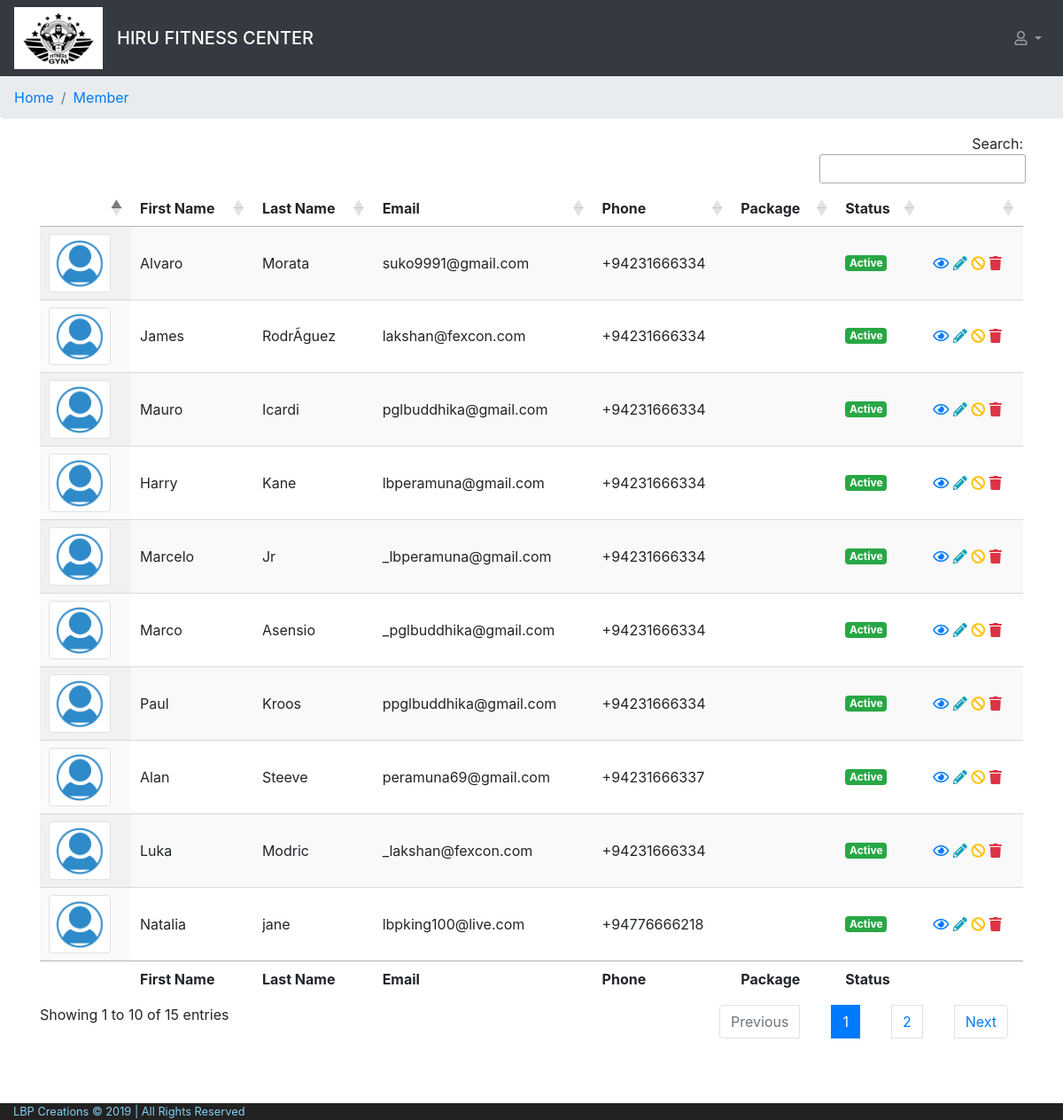
The page /cms/view/member/index.php on the database its author committed.
### tables this page shows
CREATE TABLE `member` (
  `member_id` int(11) NOT NULL,
  `membership_number` varchar(10) NOT NULL,
  `first_name` varchar(200) NOT NULL,
  `last_name` varchar(100) NOT NULL,
  `email` varchar(110) NOT NULL,
  `password` text NOT NULL COMMENT 'password of the member',
  `gender` char(1) NOT NULL COMMENT 'Male = M , Female = F',
  `dob` varchar(30) NOT NULL,
  `nic` varchar(20) NOT NULL,
  `telephone` varchar(30) NOT NULL,
  `address` varchar(200) NOT NULL,
  `image` varchar(255) NOT NULL,
  `package_id` int(11) NOT NULL COMMENT 'ID of the package ',
  `updated_by` int(11) NOT NULL COMMENT 'ID of the staff member who update the member',
  `lmd` datetime NOT NULL,
  `status` char(1) NOT NULL COMMENT 'A = Active , I = Inactive, D = Deleted'
);

### model/member.php (called while the page is built, shortened)
<?php
class Member{
    public static function displayAllMember(){
        $con=$GLOBALS['con'];
        $sql="  SELECT
                        member.member_id,
                        member.first_name,
                        member.last_name,
                        member.email,
                        member.address,
                        member.telephone,
                        member.gender,
                        member.nic,
                        member.image,
                        member.status,
                        package.package_name
                FROM member
                LEFT JOIN package ON member.package_id = package.package_id
                WHERE member.status != 'D'
                ORDER BY member.member_id DESC";
        $result=$con->query($sql);
        return $result;
    }
}

### cms/view/member/index.php (the view, shortened to what this page needs)
<?php include '../../layout/header.php'; ?>
<?php include '../../../model/member.php'; ?>
<?php
$allMember = Member::displayAllMember();
?>
<body>
    <?php include '../../layout/navBar.php';?>
    <nav aria-label="breadcrumb">
    <ol class="breadcrumb">
        <li class="breadcrumb-item" aria-current="page"><a href="../dashboard/dashboard.php">Home</a></li>
        <li class="breadcrumb-item active" aria-current="page"><a href="#">Member</a></li>
    </ol>
    </nav>
    <div class="container">
        <table id="example" class="display" style="width:100%">
            <thead>
                <tr>
                    <th>&nbsp;</th>
                    <th>First Name</th>
                    <th>Last Name</th>
                    <th>Email</th>
                    <th>Phone</th>
                    <th>Package</th>
                    <th>Status</th>
                    <th>&nbsp;</th>
                </tr>
            </thead>
            <tbody>
                <?php
                    while($row = $allMember->fetch_assoc()) {
                        if($row['image']==""){
                            $path="../../../".PATH_IMAGE."user.png";
                        } else {
                            $path="../../../public/image/member_image/".$row['image'];
                        }
                        if($row['status']==Member::ACTIVE){
                            $status="Active";
                        }elseif($row['status']==Member::INACTIVE){
                            $status="Inactive";
                        }
                ?>
                <tr>
                    <td><img src="<?php echo $path; ?>" width="70" height="auto" class="img-responsive img-thumbnail" /></td>
                    <td><?php echo $row['first_name']; ?></td>
                    <td><?php echo $row['last_name']; ?></td>
                    <td><?php echo $row['email']; ?></td>
                    <td><?php echo $row['telephone']; ?></td>
                    <td><?php echo $row['package_name'];  ?></td>
                    <td><span class="badge <?php if($row['status']==Member::ACTIVE){echo "badge-success";}else{echo "badge-danger";}?>"><?php echo $status; ?></span></td>
                    <td>
                            <a data-toggle="tooltip" data-placement="top" title="View" href="../../controller/memberController.php?member_id=<?php echo $row['member_id']?>&status=View"><i class="far fa-eye text-primary"></i></a>
                            <a data-toggle="tooltip" data-placement="top" title="Edit" href="../../controller/memberController.php?member_id=<?php echo $row['member_id']?>&status=Edit"><i class="fas fa-pencil-alt text-info"></i></a>
                        <?php
                            $memberId = $row['member_id'];
                            if($row['status']==Member::ACTIVE){
                                echo "<a data-toggle='tooltip' data-placement='top' title='Deactivate' href='../../controller/memberController.php?member_id='.$memberId.'&status=Deactivate'><i class='fas fa-ban text-warning'></i></a>";
                            }elseif($row['status']==Member::INACTIVE){
                                echo "<a data-toggle='tooltip' data-placement='top' title='Activate' href='../../controller/memberController.php?member_id='.$memberId.'&status=Activate'><i class='far fa-check-circle text-success'></i></a>";
                            }
                        ?>
                            <a data-toggle="tooltip" data-placement="top" title="Delete"><i class="fas fa-trash text-danger"></i></a>
                    </td>
                </tr>
                    <?php } ?>
            </tbody>
            <tfoot>
                <tr>
                    <th>&nbsp;</th>
                    <th>First Name</th>
                    <th>Last Name</th>
                    <th>Email</th>
                    <th>Phone</th>
                    <th>Package</th>
                    <th>Status</th>
                    <th>&nbsp;</th>
                </tr>
            </tfoot>
        </table>
    </div>
<?php include '../../layout/footer.php';?>

### public/css/layout.css (style rules this page uses)
body { background-color: #ffffff; }
a { text-decoration: none !important; }

### rows shown on the page
member: first_name "Alvaro", last_name "Morata", email "suko9991@gmail.com", telephone "+94231666334", status "Active"
member: first_name "James", last_name "RodrÃ­guez", email "lakshan@fexcon.com", telephone "+94231666334", status "Active"
member: first_name "Mauro", last_name "Icardi", email "pglbuddhika@gmail.com", telephone "+94231666334", status "Active"
member: first_name "Harry", last_name "Kane", email "lbperamuna@gmail.com", telephone "+94231666334", status "Active"
member: first_name "Marcelo", last_name "Jr", email "_lbperamuna@gmail.com", telephone "+94231666334", status "Active"
member: first_name "Marco", last_name "Asensio", email "_pglbuddhika@gmail.com", telephone "+94231666334", status "Active"
member: first_name "Paul", last_name "Kroos", email "ppglbuddhika@gmail.com", telephone "+94231666334", status "Active"
member: first_name "Alan", last_name "Steeve", email "peramuna69@gmail.com", telephone "+94231666337", status "Active"
member: first_name "Luka", last_name "Modric", email "_lakshan@fexcon.com", telephone "+94231666334", status "Active"
member: first_name "Natalia", last_name "jane", email "lbpking100@live.com", telephone "+94776666218", status "Active"

### other values the page prints
SYSTEM_BUSINESS_NAME "HIRU FITNESS CENTER"
